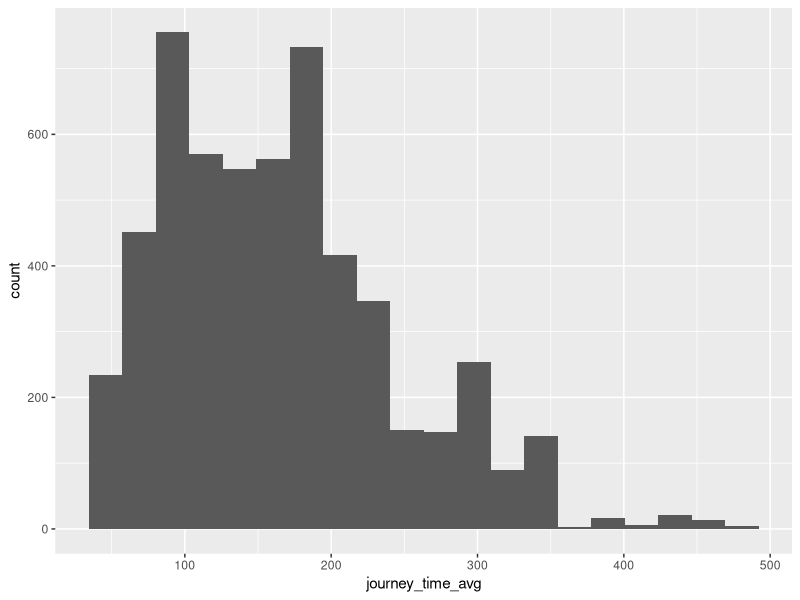
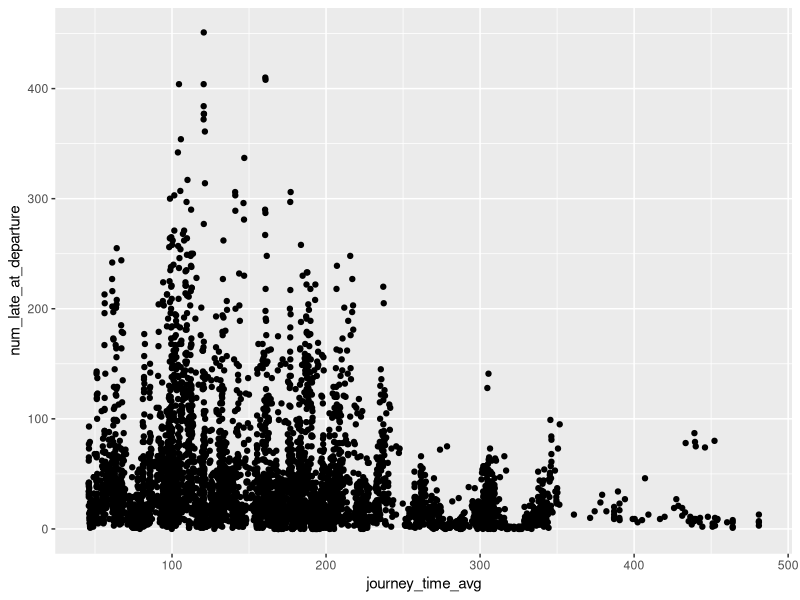
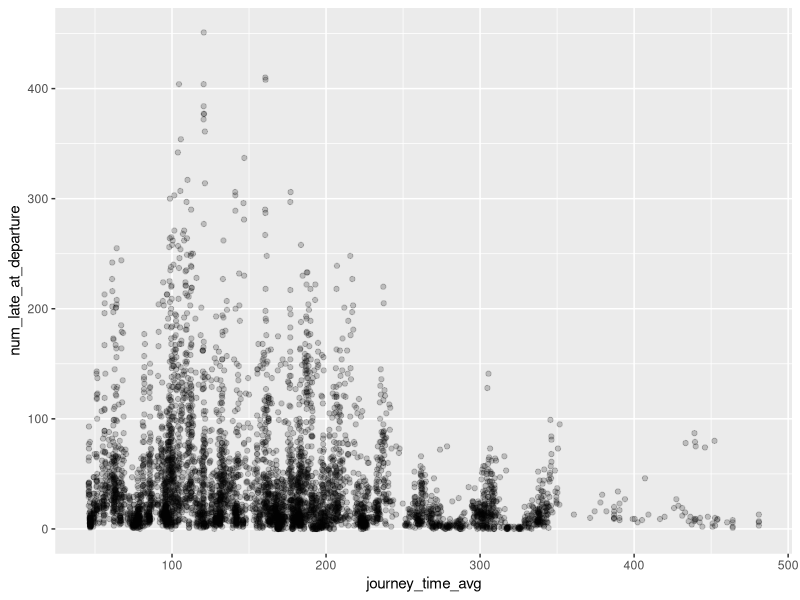
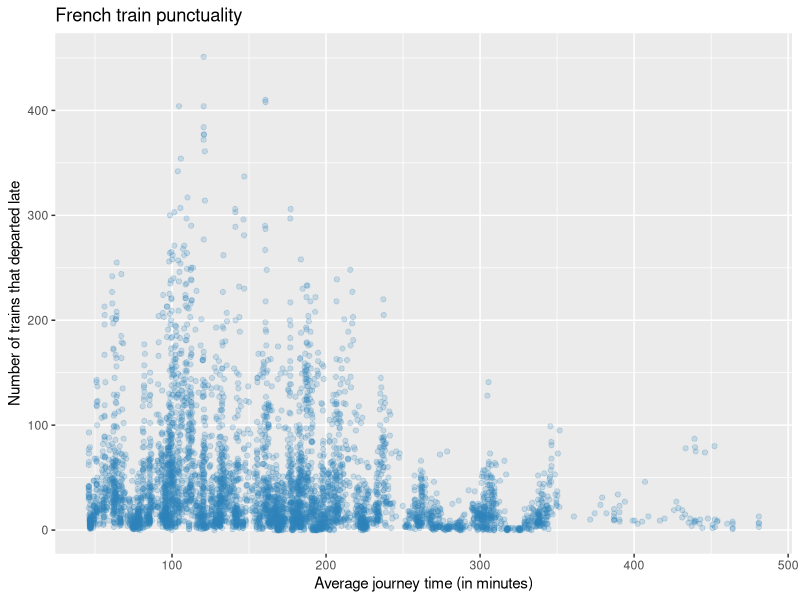

Recreate these plots in R, in order.
## ---- chunk 1
knitr::opts_chunk$set(echo = TRUE)
## ---- chunk 2
library(tidyverse)
library(RColorBrewer)
## ---- chunk 3
trains_df <- read_csv("french_trains.csv")
trains_df
## ---- chunk 4
head(trains_df)
tail(trains_df)
## ---- chunk 5
ggplot(trains_df, aes(x = journey_time_avg)) +
  geom_histogram(bins = 20)
## ---- chunk 6
trains_df |> 
  ggplot(aes(x = journey_time_avg, y = num_late_at_departure)) +
  geom_point()
## ---- chunk 7
trains_df |> 
  ggplot(aes(x = journey_time_avg, y = num_late_at_departure)) +
  geom_point(alpha = 0.2)
## ---- chunk 8
trains_df |> 
  ggplot(aes(x = journey_time_avg, y = num_late_at_departure)) +
  geom_point(alpha = 0.2, colour = "#3182bd") +
  labs(
    title = "French train punctuality",
    x = "Average journey time (in minutes)",
    y = "Number of trains that departed late"
  )
## ---- chunk 9

